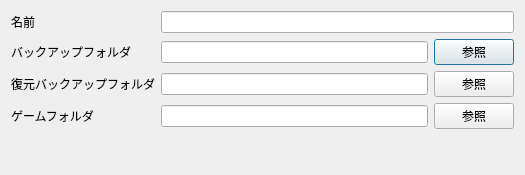
<?xml version="1.0" encoding="UTF-8"?>
<ui version="4.0">
 <class>GameEditForm</class>
 <widget class="QDialog" name="GameEditForm">
  <property name="geometry">
   <rect>
    <x>0</x>
    <y>0</y>
    <width>525</width>
    <height>175</height>
   </rect>
  </property>
  <property name="windowTitle">
   <string>ゲーム登録</string>
  </property>
  <layout class="QFormLayout" name="formLayout">
   <item row="1" column="1">
    <widget class="QLineEdit" name="txt_name"/>
   </item>
   <item row="2" column="1">
    <layout class="QHBoxLayout" name="horizontalLayout">
     <item>
      <widget class="QLineEdit" name="txt_bak"/>
     </item>
     <item>
      <widget class="QPushButton" name="btn_bak">
       <property name="text">
        <string>参照</string>
       </property>
      </widget>
     </item>
    </layout>
   </item>
   <item row="3" column="1">
    <layout class="QHBoxLayout" name="horizontalLayout_2">
     <item>
      <widget class="QLineEdit" name="txt_restore"/>
     </item>
     <item>
      <widget class="QPushButton" name="btn_restore">
       <property name="text">
        <string>参照</string>
       </property>
      </widget>
     </item>
    </layout>
   </item>
   <item row="4" column="1">
    <layout class="QHBoxLayout" name="horizontalLayout_3">
     <item>
      <widget class="QLineEdit" name="txt_game"/>
     </item>
     <item>
      <widget class="QPushButton" name="btn_game">
       <property name="text">
        <string>参照</string>
       </property>
      </widget>
     </item>
    </layout>
   </item>
   <item row="2" column="0">
    <widget class="QLabel" name="label">
     <property name="text">
      <string>バックアップフォルダ</string>
     </property>
    </widget>
   </item>
   <item row="3" column="0">
    <widget class="QLabel" name="label_2">
     <property name="text">
      <string>復元バックアップフォルダ</string>
     </property>
    </widget>
   </item>
   <item row="4" column="0">
    <widget class="QLabel" name="label_3">
     <property name="text">
      <string>ゲームフォルダ</string>
     </property>
    </widget>
   </item>
   <item row="1" column="0">
    <widget class="QLabel" name="label_4">
     <property name="text">
      <string>名前</string>
     </property>
    </widget>
   </item>
  </layout>
 </widget>
 <resources/>
 <connections/>
</ui>
